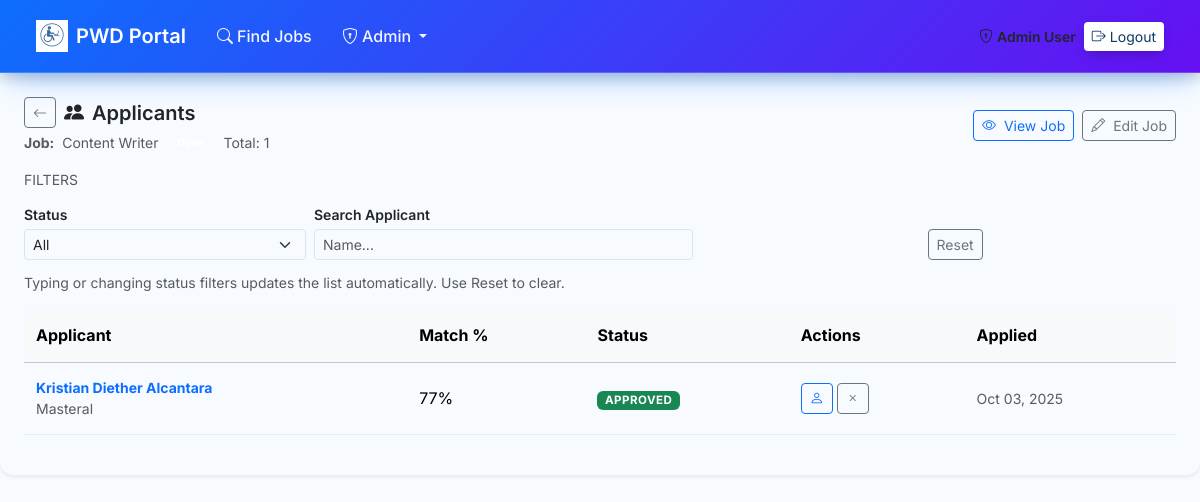
Page /public/employer_applicants.php?job_id=JOB_1J6KFMG4FCC9F9752 (signed in) on the committed database.
### tables this page shows
CREATE TABLE `jobs` (
  `job_id` varchar(40) NOT NULL,
  `employer_id` varchar(40) NOT NULL,
  `title` varchar(200) NOT NULL,
  `description` text NOT NULL,
  `required_experience` int(11) DEFAULT 0,
  `required_education` varchar(120) DEFAULT NULL,
  `required_skills_input` text DEFAULT NULL,
  `location_city` varchar(120) DEFAULT NULL,
  `location_region` varchar(120) DEFAULT NULL,
  `remote_option` enum('On-site','Hybrid','Work From Home') DEFAULT 'Work From Home',
  `employment_type` enum('Full time','Part time','Contract','Temporary','Internship') DEFAULT 'Full time',
  `salary_currency` varchar(8) DEFAULT 'PHP',
  `salary_min` int(11) DEFAULT NULL,
  `salary_max` int(11) DEFAULT NULL,
  `salary_period` enum('monthly','yearly','hourly') DEFAULT 'monthly',
  `job_image` varchar(255) DEFAULT NULL,
  `status` enum('Open','Suspended','Closed') NOT NULL DEFAULT 'Open',
  `accessibility_tags` varchar(255) DEFAULT NULL,
  `applicable_pwd_types` text DEFAULT NULL,
  `created_at` timestamp NOT NULL DEFAULT current_timestamp(),
  `archived_at` datetime DEFAULT NULL
);

CREATE TABLE `applications` (
  `application_id` varchar(40) NOT NULL,
  `user_id` varchar(40) NOT NULL,
  `job_id` varchar(40) NOT NULL,
  `status` enum('Pending','Approved','Declined') DEFAULT 'Pending',
  `employer_feedback` text DEFAULT NULL,
  `decision_at` timestamp NULL DEFAULT NULL,
  `match_score` decimal(6,2) DEFAULT 0.00,
  `created_at` timestamp NOT NULL DEFAULT current_timestamp(),
  `relevant_experience` int(11) DEFAULT 0,
  `application_education` varchar(120) DEFAULT ''
);

CREATE TABLE `users` (
  `user_id` varchar(40) NOT NULL,
  `name` varchar(120) NOT NULL,
  `date_of_birth` date DEFAULT NULL,
  `gender` enum('Male','Female','Non-binary','Prefer not to say') DEFAULT NULL,
  `phone` varchar(30) DEFAULT NULL,
  `region` varchar(100) DEFAULT NULL,
  `province` varchar(100) DEFAULT NULL,
  `city` varchar(100) DEFAULT NULL,
  `full_address` varchar(255) DEFAULT NULL,
  `email` varchar(180) NOT NULL,
  `password` varchar(255) DEFAULT NULL,
  `role` enum('job_seeker','employer','admin') NOT NULL DEFAULT 'job_seeker',
  `experience` int(11) DEFAULT 0,
  `education` varchar(120) DEFAULT NULL,
  `education_level` varchar(120) DEFAULT NULL,
  `primary_skill_summary` text DEFAULT NULL,
  `profile_completeness` tinyint(3) UNSIGNED NOT NULL DEFAULT 0,
  `profile_last_calculated` datetime DEFAULT NULL,
  `disability` varchar(255) DEFAULT NULL,
  `disability_type` varchar(120) DEFAULT NULL,
  `disability_severity` enum('Mild','Moderate','Severe') DEFAULT NULL,
  `assistive_devices` varchar(255) DEFAULT NULL,
  `pwd_id_number` varbinary(255) DEFAULT NULL,
  `pwd_id_last4` varchar(8) DEFAULT NULL,
  `pwd_id_status` enum('None','Pending','Verified','Rejected') NOT NULL DEFAULT 'None',
  `job_seeker_status` enum('Active','Suspended') NOT NULL DEFAULT 'Active',
  `pwd_id_review_note` text DEFAULT NULL,
  `pwd_id_reviewed_at` datetime DEFAULT NULL,
  `pwd_id_reviewed_by` varchar(40) DEFAULT NULL,
  `resume` varchar(255) DEFAULT NULL,
  `video_intro` varchar(255) DEFAULT NULL,
  `expected_salary_currency` varchar(8) DEFAULT 'PHP',
  `expected_salary_min` int(11) DEFAULT NULL,
  `expected_salary_max` int(11) DEFAULT NULL,
  `expected_salary_period` enum('monthly','yearly','hourly') DEFAULT 'monthly',
  `interests` text DEFAULT NULL,
  `accessibility_preferences` varchar(255) DEFAULT NULL,
  `preferred_location` varchar(255) DEFAULT NULL,
  `preferred_work_setup` enum('On-site','Hybrid','Remote') DEFAULT NULL,
  `created_at` timestamp NOT NULL DEFAULT current_timestamp(),
  `company_name` varchar(255) DEFAULT '',
  `business_email` varchar(255) DEFAULT '',
  `company_website` varchar(255) DEFAULT NULL,
  `company_phone` varchar(64) DEFAULT NULL,
  `business_permit_number` varchar(100) DEFAULT NULL,
  `employer_status` enum('Pending','Approved','Suspended','Rejected') DEFAULT 'Pending',
  `suspension_reason` text DEFAULT NULL,
  `employer_doc` varchar(255) DEFAULT '',
  `profile_picture` varchar(255) DEFAULT NULL,
  `deleted_at` datetime DEFAULT NULL
);

### classes/Helpers.php (called while the page is built, shortened)
<?php
class Helpers {
    public static function sanitizeOutput(?string $v): string {
        return htmlspecialchars((string)$v, ENT_QUOTES, 'UTF-8');
    }
    public static function isAdmin(): bool {
        return isset($_SESSION['role']) && $_SESSION['role'] === 'admin';
    }
}

### public/employer_applicants.php (the view, shortened to what this page needs)
<?php
require_once '../classes/Helpers.php';
$job_id = $_GET['job_id'] ?? '';
$pdo = Database::getConnection();
$stmtJob = $pdo->prepare("SELECT * FROM jobs WHERE job_id = ? LIMIT 1");
$stmtJob->execute([$job_id]);
$job = $stmtJob->fetch();
$search        = trim($_GET['q'] ?? '');
$page          = max(1,(int)($_GET['p'] ?? 1));
$perPage       = 12;
$offset        = ($page-1)*$perPage;
$where  = ['a.job_id = :job_id'];
$params = [':job_id' => $job_id];
$sqlCount="
    SELECT COUNT(*) FROM applications a
    JOIN users u ON u.user_id = a.user_id
    WHERE ".implode(' AND ',$where);
$stmtCount=$pdo->prepare($sqlCount);
$stmtCount->execute($params);
$total=(int)$stmtCount->fetchColumn();
$sqlList="
    SELECT a.application_id, a.user_id, a.status, a.match_score, a.relevant_experience,
           a.application_education, a.created_at, u.name
    FROM applications a
    JOIN users u ON u.user_id = a.user_id
    WHERE ".implode(' AND ',$where)."
    ORDER BY a.match_score DESC, a.created_at ASC
    LIMIT :limit OFFSET :offset
";
$listStmt=$pdo->prepare($sqlList);
foreach($params as $k=>$v){
    $listStmt->bindValue($k,$v);
}
$listStmt->bindValue(':limit',$perPage,PDO::PARAM_INT);
$listStmt->bindValue(':offset',$offset,PDO::PARAM_INT);
$listStmt->execute();
$applicants=$listStmt->fetchAll();
include '../includes/header.php';
include '../includes/nav.php';
$roleFallback   = Helpers::isAdmin() ? 'admin_reports.php' : 'employer_dashboard.php#jobs';
$backUrl = $roleFallback;
?>
<div id="toastContainer" class="toast-container position-fixed top-0 end-0 p-3" style="z-index:1080;">
  </div>
<div class="card border-0 shadow-sm mb-4">
  <div class="card-body p-4">
    <div class="d-flex flex-column flex-md-row gap-3 justify-content-between align-items-md-center mb-3">
      <div class="flex-grow-1">
        <div class="d-flex align-items-center mb-1">
          <a class="btn btn-sm btn-outline-secondary me-2" href="<?php echo htmlspecialchars($backUrl); ?>" aria-label="Go back">
            <i class="bi bi-arrow-left"></i>
          </a>
          <h2 class="h5 fw-semibold mb-0 d-flex align-items-center">
            <i class="bi bi-people-fill me-2"></i><span>Applicants</span>
          </h2>
        </div>
        <div class="small text-muted">
          <strong class="me-1">Job:</strong> <span class="me-2"><?php echo Helpers::sanitizeOutput($job['title']); ?></span>
          <span class="badge align-text-top jm-status jm-status-<?php echo strtolower($job['status']); ?>" id="jobStatusPill">
          </span>
          <span class="ms-2" id="applicantsCount" aria-live="polite">Total: <?php echo number_format($total); ?></span>
        </div>
      </div>
      <div class="d-flex flex-wrap gap-2">
        <a href="job_view.php?job_id=<?php echo urlencode($job_id); ?>" class="btn btn-sm btn-outline-primary"><i class="bi bi-eye me-1"></i> View Job</a>
        <a href="jobs_edit.php?job_id=<?php echo urlencode($job_id); ?>" class="btn btn-sm btn-outline-secondary"><i class="bi bi-pencil me-1"></i> Edit Job</a>
      </div>
    </div>
    <form method="get" class="mb-3" id="filtersForm" role="search" aria-describedby="filtersHelp">
      <fieldset class="row g-2">
        <legend class="col-12 small text-uppercase text-muted mb-1">Filters</legend>
        <div class="col-12 col-sm-4 col-md-3">
          <label class="form-label small mb-1" for="statusFilter">Status</label>
          <select id="statusFilter" name="status" class="form-select form-select-sm">
            <option value="">All</option>
          </select>
        </div>
        <div class="col-12 col-sm-4 col-md-4">
          <label class="form-label small mb-1" for="searchFilter">Search Applicant</label>
            <input id="searchFilter" type="text" name="q" class="form-control form-control-sm" placeholder="Name..." value="<?php echo htmlspecialchars($search); ?>" autocomplete="off">
        </div>
        <div class="col-12 col-sm-4 col-md-3 d-flex align-items-end">
          <div class="d-flex w-100">
            <a class="btn btn-outline-secondary btn-sm ms-auto" href="employer_applicants.php?job_id=<?php echo urlencode($job_id); ?>" id="resetFiltersBtn" aria-label="Reset filters">Reset</a>
          </div>
        </div>
        <div class="col-12">
          <div id="filtersHelp" class="form-text small">Typing or changing status filters updates the list automatically. Use Reset to clear.</div>
        </div>
      </fieldset>
    </form>
    <?php $highlight = $_GET['hl'] ?? ''; ?>
    <div class="table-responsive d-none d-md-block">
      <table class="table table-sm align-middle" aria-describedby="applicantsCount">
        <thead class="table-light">
          <tr>
            <th scope="col">Applicant</th>
            <th scope="col">Match %</th>
            <th scope="col">Status</th>
            <th scope="col">Actions</th>
            <th scope="col">Applied</th>
          </tr>
        </thead>
        <tbody>
        <?php foreach ($applicants as $ap): ?>
          <tr data-app-row="<?php echo htmlspecialchars($ap['application_id']); ?>" class="<?php echo ($highlight && $highlight==$ap['application_id'])?'row-flash':''; ?>">
            <td class="small">
              <strong>
                <a href="job_seeker_profile.php?user_id=<?php echo urlencode($ap['user_id']); ?>&return=<?php echo urlencode('employer_applicants.php?job_id='.$job_id); ?>" class="text-decoration-none">
                  <?php echo Helpers::sanitizeOutput($ap['name']); ?>
                </a>
              </strong><br>
              <span class="text-muted"><?php echo Helpers::sanitizeOutput($ap['application_education'] ?: ''); ?></span>
            </td>
            <td><?php echo number_format($ap['match_score']); ?>%</td>
            <td>
              <span class="badge jm-app-status jm-app-status-<?php echo strtolower($ap['status']); ?>">
                <?php echo Helpers::sanitizeOutput($ap['status']); ?>
              </span>
            </td>
            <td class="small">
              <div class="d-flex gap-1">
                <a href="job_seeker_profile.php?user_id=<?php echo urlencode($ap['user_id']); ?>&return=<?php echo urlencode('employer_applicants.php?job_id='.$job_id); ?>" class="btn btn-sm btn-outline-primary" aria-label="View profile of <?php echo htmlspecialchars($ap['name']); ?>">
                  <i class="bi bi-person" aria-hidden="true"></i>
                </a>
                <?php if ($ap['status']!=='Declined'): ?>
                  <button type="button" class="btn btn-sm btn-outline-secondary" data-bs-toggle="modal" data-bs-target="#feedbackModal" data-app-id="<?php echo htmlspecialchars($ap['application_id']); ?>" data-action="decline" aria-label="Decline application for <?php echo htmlspecialchars($ap['name']); ?>">
                    <i class="bi bi-x" aria-hidden="true"></i>
                  </button>
                <?php endif; ?>
              </div>
            </td>
            <td class="small text-muted">
              <?php echo htmlspecialchars(date('M d, Y', strtotime($ap['created_at']))); ?>
            </td>
          </tr>
        <?php endforeach; ?>
        </tbody>
      </table>
    </div>
  </div>
</div>
<?php include '../includes/footer.php'; ?>

### public/assets/styles.css (style rules this page uses)
:root { --primary-blue: #0d6efd; --primary-purple: #6610f2; --accent-yellow: #ffc107; --neutral-light: #f8f9fa; --neutral-white: #ffffff; --text-dark: #212529; --text-body: #495057; --success-green: #198754; --warning-orange: #fd7e14; --brand-blue: var(--primary-blue); --brand-blue-600: #0b5ed7; --brand-blue-700: #0a58ca; --brand-yellow: var(--accent-yellow); --brand-yellow-600: #e0a800; --brand-black: var(--text-dark); --brand-shadow: 0 .5rem 1rem rgba(17,24,39,.08); --surface-radius: 16px; --surface: var(--neutral-white); --border-subtle: #e6eef7; --ink-muted: #4b5563; --nav-pill-hover: #eef6ff; --nav-bg: var(--neutral-white, #ffffff); --nav-text: var(--text-dark, #212529); --nav-text-muted: var(--text-body, #495057); --nav-border: var(--neutral-light, #e9edf3); --nav-accent: var(--primary-blue, var(--brand-blue)); --nav-grad-start: var(--primary-blue, var(--brand-blue-600)); --nav-grad-end: var(--primary-purple, var(--brand-blue-700)); --bs-primary: var(--brand-blue); --bs-primary-rgb: 13,110,253; --bs-body-color: var(--brand-black); --bs-body-bg: #f7fbff; --bs-link-color: var(--brand-blue); --bs-link-hover-color: var(--brand-blue-600); --bs-border-color: #e6eef7; }
* { box-sizing: border-box; }
body { font-family: 'Inter', system-ui, -apple-system, Segoe UI, Roboto, Arial, sans-serif; color: var(--brand-black); }
html { scroll-behavior:smooth; }
a { color: var(--brand-blue); }
.card { border-radius: .85rem; border: 1px solid #e6eef7; }
.table > :not(caption) > * > * { padding: .9rem .75rem; }
.form-label { font-weight: 600; }
.form-control, .form-select { border-color: #d8e6f4; }
html { scrollbar-width: thin; scrollbar-color: var(--primary-blue) var(--neutral-light); }

### includes/header.php (style rules this page uses)
body { font-family: 'Inter', system-ui, -apple-system, "Segoe UI", Roboto, Ubuntu, sans-serif; }
.shadow-sm { box-shadow:0 .125rem .25rem rgba(0,0,0,.075)!important; }

### includes/nav.php (style rules this page uses)
body { margin:0; scroll-padding-top: 76px; }

### public/employer_applicants.php (style rules this page uses)
.jm-app-status { font-size: .72rem; text-transform: uppercase; letter-spacing:.5px; }
.jm-app-status-approved { background:#198754 !important; color:#fff !important; }

### rows in the picture
jobs: title "Content Writer"
applications: user.name "Kristian Diether Alcantara", application_education "Masteral", match_score "77", status "APPROVED", created_at "Oct 03, 2025"

### other values in the picture
$_SESSION['name'] "Admin User"
$total "1"
